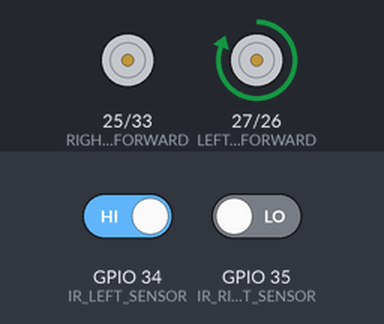
Recording of a sketch running on a simulated ESP32. Shown: motor-driver pin pairs drawn as motors (green arrow = first pin HIGH = forward, orange = second pin HIGH = backward, longer = more drive). Inputs (shaded band) come from the test bench; at power-on: GPIO 34 (IR_LEFT_SENSOR) HIGH, GPIO 35 (IR_RIGHT_SENSOR) LOW.

Above: at 1.2 s.
1.3 s: GPIO 34 (IR_LEFT_SENSOR) driven LOW
At 1.7 s:
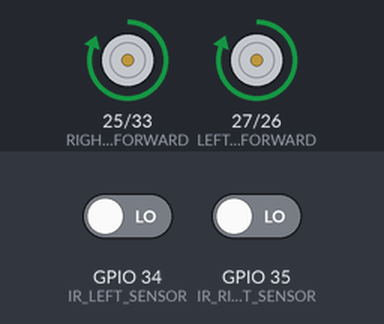
2.8 s: GPIO 35 (IR_RIGHT_SENSOR) driven HIGH
At 4.0 s:
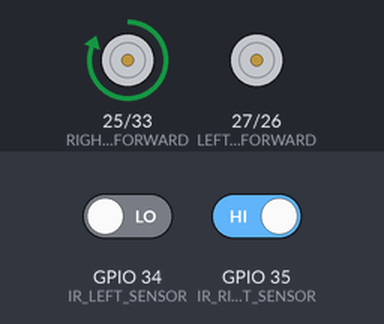
4.3 s: GPIO 34 (IR_LEFT_SENSOR) driven HIGH
At 5.2 s:
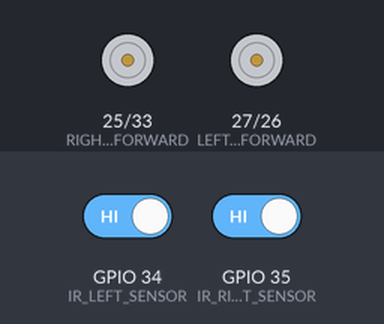
5.8 s: GPIO 35 (IR_RIGHT_SENSOR) driven LOW
At 6.3 s:
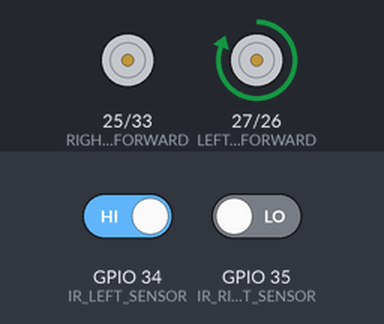
Timing chart, 0 to 8.3 s (numbered marks = the images above; inputs shaded):
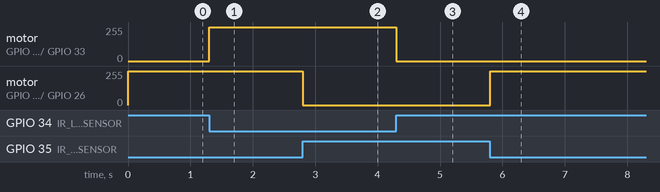

The sketch:

esp32_line_follower.ino.ino
```cpp
// ESP32 4-Wheel Line Follower Robot
// Created by Minidu – Modified from Arduino 2-wheel example

#define IR_LEFT_SENSOR 34     // GPIO34 for Left IR sensor
#define IR_RIGHT_SENSOR 35    // GPIO35 for Right IR sensor

// Motor control pins (Left & Right motors control 2 wheels each)
#define LEFT_MOTOR_FORWARD 27
#define LEFT_MOTOR_BACKWARD 26
#define RIGHT_MOTOR_FORWARD 25
#define RIGHT_MOTOR_BACKWARD 33

int motorSpeed = 180; // Can be mapped for ESP32 PWM if needed

void setup() {
  // Set up IR sensors
  pinMode(IR_LEFT_SENSOR, INPUT);
  pinMode(IR_RIGHT_SENSOR, INPUT);

  // Set up motor pins
  pinMode(LEFT_MOTOR_FORWARD, OUTPUT);
  pinMode(LEFT_MOTOR_BACKWARD, OUTPUT);
  pinMode(RIGHT_MOTOR_FORWARD, OUTPUT);
  pinMode(RIGHT_MOTOR_BACKWARD, OUTPUT);

  stopMotors();  // Initial state
}

void loop() {
  int leftSensor = digitalRead(IR_LEFT_SENSOR);
  int rightSensor = digitalRead(IR_RIGHT_SENSOR);

  if (leftSensor == LOW && rightSensor == LOW) {
    moveForward();
  } else if (leftSensor == HIGH && rightSensor == LOW) {
    turnRight();
  } else if (leftSensor == LOW && rightSensor == HIGH) {
    turnLeft();
  } else {
    stopMotors();
  }
}

// === Movement Control Functions ===
void moveForward() {
  digitalWrite(LEFT_MOTOR_FORWARD, HIGH);
  digitalWrite(LEFT_MOTOR_BACKWARD, LOW);
  digitalWrite(RIGHT_MOTOR_FORWARD, HIGH);
  digitalWrite(RIGHT_MOTOR_BACKWARD, LOW);
}

void turnLeft() {
  digitalWrite(LEFT_MOTOR_FORWARD, LOW);
  digitalWrite(LEFT_MOTOR_BACKWARD, LOW);
  digitalWrite(RIGHT_MOTOR_FORWARD, HIGH);
  digitalWrite(RIGHT_MOTOR_BACKWARD, LOW);
}

void turnRight() {
  digitalWrite(LEFT_MOTOR_FORWARD, HIGH);
  digitalWrite(LEFT_MOTOR_BACKWARD, LOW);
  digitalWrite(RIGHT_MOTOR_FORWARD, LOW);
  digitalWrite(RIGHT_MOTOR_BACKWARD, LOW);
}

void stopMotors() {
  digitalWrite(LEFT_MOTOR_FORWARD, LOW);
  digitalWrite(LEFT_MOTOR_BACKWARD, LOW);
  digitalWrite(RIGHT_MOTOR_FORWARD, LOW);
  digitalWrite(RIGHT_MOTOR_BACKWARD, LOW);
}
```

Measured:
- after the input at 1.3 s, motor on GPIO 25 (RIGHT_MOTOR_FORWARD) / GPIO 33 (RIGHT_MOTOR_BACKWARD): stopped → forward 255/255 at once
- after the input at 2.8 s, motor on GPIO 27 (LEFT_MOTOR_FORWARD) / GPIO 26 (LEFT_MOTOR_BACKWARD): forward 255/255 → stopped at once
- after the input at 4.3 s, motor on GPIO 25 (RIGHT_MOTOR_FORWARD) / GPIO 33 (RIGHT_MOTOR_BACKWARD): forward 255/255 → stopped at once
- after the input at 5.8 s, motor on GPIO 27 (LEFT_MOTOR_FORWARD) / GPIO 26 (LEFT_MOTOR_BACKWARD): stopped → forward 255/255 at once
